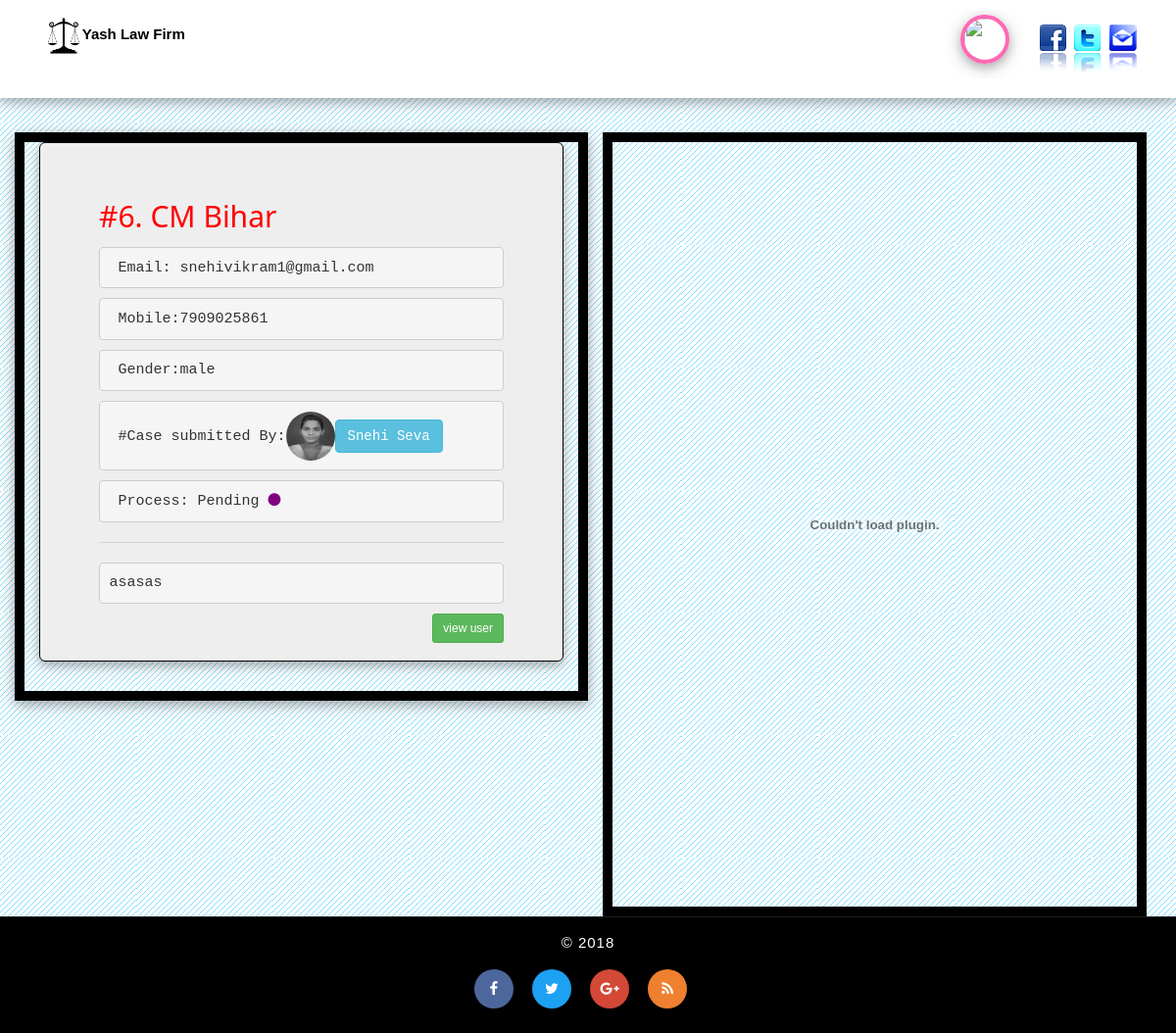
Page /case/view.php?caseno=6 on the committed database.
### tables this page shows
CREATE TABLE `formreg` (
  `formreg_id` int(11) NOT NULL,
  `formreg_file` text NOT NULL,
  `formreg_name` text NOT NULL,
  `formreg_username` text NOT NULL,
  `formreg_email` text NOT NULL,
  `formreg_mobile` text NOT NULL,
  `formreg_message` text NOT NULL,
  `formreg_gender` text NOT NULL,
  `formreg_user_count` text NOT NULL,
  `formreg_dob` text NOT NULL,
  `formreg_type` text NOT NULL,
  `process` text NOT NULL,
  `formreg_count` int(11) NOT NULL,
  `userimage` text NOT NULL
);

### case/view.php (the view, shortened to what this page needs)
<?php include("../conn.php");?>
<?php
 $ccount=$_GET['caseno'];
 ?>
<!DOCTYPE div PUBLIC "-//W3C//DTD HTML 4.01 Transitional//EN" "http://www.w3.org/TR/html4/loose.dtd">
  <html>
  <head>
    <link href="../Design/css/font-awesome.css" rel="stylesheet">
    <link href="../Design/css/bootstrap.min.css" rel="stylesheet">
	<link rel="stylesheet" href="../Design/css/font-awesome.min.css">
	<link href="../Design/css/animate.min.css" rel="stylesheet">
	 <link href="../Design/css/prettyPhoto.css" rel="stylesheet">
	<link href="../Design/css/style.css" rel="stylesheet">
	<link href="../Design/css/w3.css" rel="stylesheet">
   <link href="../Design/css/w3-theme-teal.css" rel="stylesheet">
   <link href="../Design/css/gallery.css" rel="stylesheet">
   <link href="../Design/css/footer.css" rel="stylesheet">
   <link href="../Design/css/flexslider.css" rel="stylesheet">
<link rel="stylesheet" href="https://cdnjs.cloudflare.com/ajax/libs/font-awesome/4.7.0/css/font-awesome.min.css">
</head>
 <div class="w3-container-fluid">
 <div class="row">
 <?php include("include/inc-src-top.php");?>
 </div>
 </div>
<?php
$navbarcasenav = "SELECT * from `formreg` WHERE `formreg_count`='$ccount'";
$resultcasenav = $conn->query($navbarcasenav);
if ($resultcasenav->num_rows > 0) {
    while($row = $resultcasenav->fetch_assoc()) {
 ?>
 <div class="container">
 <div class="row">
 <div class="col-lg-6 w3-card-4" style="border:10px solid black;">
 <div class="jumbotron w3-card-4 table table-bordered table-dark" style="border:1px solid black;">
  <h2 class="display-4" style="color:red;">#<?php echo $row["formreg_count"];?>. <?php echo $row["formreg_name"];?></h2>
  <p class="lead">
  <pre> Email: <?php echo $row["formreg_email"];?> </pre>
  <pre> Mobile:<?php echo $row["formreg_mobile"];?> </pre>
  <pre> Gender:<?php echo $row["formreg_gender"];?> </pre>
  <pre> #Case submitted By:<img alt="Profile" src="../<?php echo $row["userimage"];?>" class="w3-circle img-circle" style="height:50px;width: 50px;"><button class="btn btn-info"><?php echo $row["formreg_username"];?></button> </pre>
  <pre> Process: <?php echo $row["process"];?> <font style="color:purple;font-weight:bolder;"><i class="fa fa-circle"></i></font></pre>
  </p>
  <hr class="my-4">
  <pre><?php echo $row["formreg_message"];?></pre>
  <a class="btn btn-success btn-sm w3-right" href="#" role="button">view user</a>
</div>
 </div>
 <div class="col-lg-6"><object width="100%" height="100%" data="../pdf/<?php echo $row["formreg_file"];?>" style="border:10px solid black;"></object></div>
 </div>
</div>
<?php
  }
} else {
?>  <li><a class="dropdown-item w3-padding-large" >Loading..</a></li><?php
}
?>
<?php include("include/footer.php");?>

### Design/css/style.css (style rules this page uses)
p { font-size:16px; }

### Design/css/w3.css (style rules this page uses)
*,*:before,*:after { box-sizing:inherit }
html { -ms-text-size-adjust:100%;-webkit-text-size-adjust:100% }
a { background-color:transparent;-webkit-text-decoration-skip:objects }
img { border-style:none }
code,kbd,pre,samp { font-family:monospace,monospace;font-size:1em }
hr { box-sizing:content-box;height:0;overflow:visible }
button,input,select,textarea { font:inherit;margin:0 }
button,input { overflow:visible }
button,select { text-transform:none }
button,html [type=button],[type=reset],[type=submit] { -webkit-appearance:button }
html,body { font-family:Verdana,sans-serif;font-size:15px;line-height:1.5 }
html { overflow-x:hidden }
h2 { font-size:30px }
h1,h2,h3,h4,h5,h6 { font-family:"Segoe UI",Arial,sans-serif;font-weight:400;margin:10px 0 }
hr { border:0;border-top:1px solid #eee;margin:20px 0 }
img { vertical-align:middle }
a { color:inherit }
.w3-circle { border-radius:50% }
.w3-card-4,.w3-hover-shadow:hover { box-shadow:0 4px 10px 0 rgba(0,0,0,0.2),0 4px 20px 0 rgba(0,0,0,0.19) }
.w3-right { float:right!important }

### rows in the picture
formreg: formreg_count "6", formreg_name "CM Bihar", formreg_email "snehivikram1@gmail.com", formreg_mobile "7909025861", formreg_gender "male", userimage (picture), formreg_username "Snehi Seva", process "Pending", formreg_message "asasas"
